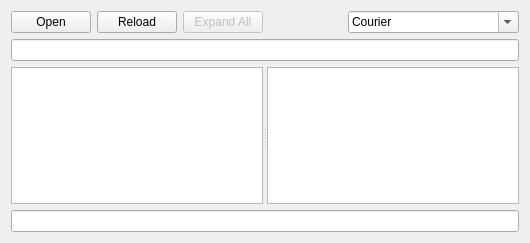
<?xml version="1.0" encoding="UTF-8"?>
<ui version="4.0">
 <class>SexprViewer</class>
 <widget class="QWidget" name="SexprViewer">
  <property name="geometry">
   <rect>
    <x>0</x>
    <y>0</y>
    <width>530</width>
    <height>243</height>
   </rect>
  </property>
  <property name="windowTitle">
   <string>SexprViewer</string>
  </property>
  <layout class="QGridLayout" name="gridLayout">
   <item row="3" column="0">
    <widget class="QLineEdit" name="sexprPath">
     <property name="readOnly">
      <bool>true</bool>
     </property>
    </widget>
   </item>
   <item row="2" column="0">
    <widget class="QSplitter" name="splitter">
     <property name="orientation">
      <enum>Qt::Horizontal</enum>
     </property>
     <property name="childrenCollapsible">
      <bool>false</bool>
     </property>
     <widget class="QTreeWidget" name="treeWidget">
      <property name="contextMenuPolicy">
       <enum>Qt::CustomContextMenu</enum>
      </property>
      <attribute name="headerVisible">
       <bool>false</bool>
      </attribute>
      <column>
       <property name="text">
        <string notr="true">1</string>
       </property>
      </column>
     </widget>
     <widget class="QPlainTextEdit" name="plainTextEdit"/>
    </widget>
   </item>
   <item row="0" column="0">
    <layout class="QHBoxLayout" name="horizontalLayout">
     <property name="sizeConstraint">
      <enum>QLayout::SetDefaultConstraint</enum>
     </property>
     <item>
      <widget class="QPushButton" name="pushButtonOpen">
       <property name="text">
        <string>Open</string>
       </property>
      </widget>
     </item>
     <item>
      <widget class="QPushButton" name="pushButtonReload">
       <property name="text">
        <string>Reload</string>
       </property>
      </widget>
     </item>
     <item>
      <widget class="QPushButton" name="pushButtonFold">
       <property name="enabled">
        <bool>false</bool>
       </property>
       <property name="text">
        <string>Expand All</string>
       </property>
      </widget>
     </item>
     <item>
      <spacer name="horizontalSpacer">
       <property name="orientation">
        <enum>Qt::Horizontal</enum>
       </property>
       <property name="sizeHint" stdset="0">
        <size>
         <width>40</width>
         <height>20</height>
        </size>
       </property>
      </spacer>
     </item>
     <item>
      <widget class="QFontComboBox" name="fontComboBox">
       <property name="fontFilters">
        <set>QFontComboBox::MonospacedFonts</set>
       </property>
      </widget>
     </item>
    </layout>
   </item>
   <item row="1" column="0">
    <widget class="QLineEdit" name="filePath">
     <property name="readOnly">
      <bool>true</bool>
     </property>
    </widget>
   </item>
  </layout>
 </widget>
 <resources/>
 <connections/>
</ui>
